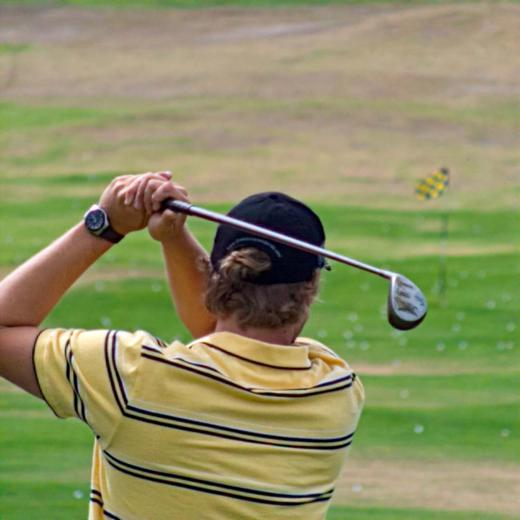
#> input picture Lytro/source_1/1.jpg, 520 x 520 px, found by its file name; its folder holds only this picture in this run
$ python pre_processing.py
#> lines starting #> are read from the running program, lines starting #| are printed output that depends on the picture
# -*- coding: utf-8 -*-
"""
@Author  : Morvan Li
@FileName: pre_processing.py
@Software: PyCharm
@Time    : 8/2/23 11:14 AM
"""

import os
from shutil import copy, rmtree

import cv2
import numpy as np
from PIL import Image
import shutil

def list_files_in_directory(directory):
    mk_file(directory + 'source1')
    mk_file(directory + 'source2')
    for root, dirs, files in os.walk(directory):
        for file in files:
            file_path = os.path.join(root, file)
            if 'A' in file_path.split('/')[-1]:
                shutil.move(file_path, directory + 'source1')
            else:
                shutil.move(file_path, directory + 'source2')


# 　first
def first():
    for num in range(1, 21):
        I_under = Image.open(f"/home/synsense-1/LIBO/MFIF-PADCDTNP/Lytro/source_1/{num}.jpg")
        Y_under, _, _ = I_under.convert("YCbCr").split()
        Y_under.save(f"./Test_far/{num}.jpg")

        I_over = Image.open(f"/home/synsense-1/LIBO/MFIF-PADCDTNP/Lytro/source_2/{num}.jpg")
        Y_over, _, _ = I_over.convert("YCbCr").split()
        Y_over.save(f"Test_near/{num}.jpg")


def mk_file(file_path: str):
    if os.path.exists(file_path):
        # 如果文件夹存在，则先删除原文件夹在重新创建
        rmtree(file_path)
    os.makedirs(file_path)


def rgb_to_ycbcr(img_rgb):
    R = img_rgb[:, :, 0]
    G = img_rgb[:, :, 1]
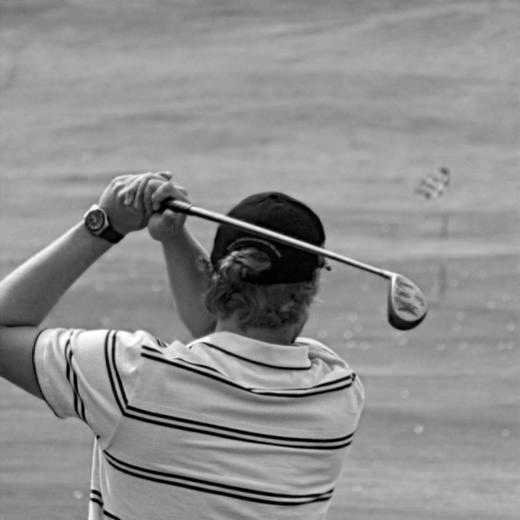
#> G: shape (520, 520) float64; min 0, max 255, mean 142.1
    B = img_rgb[:, :, 2]
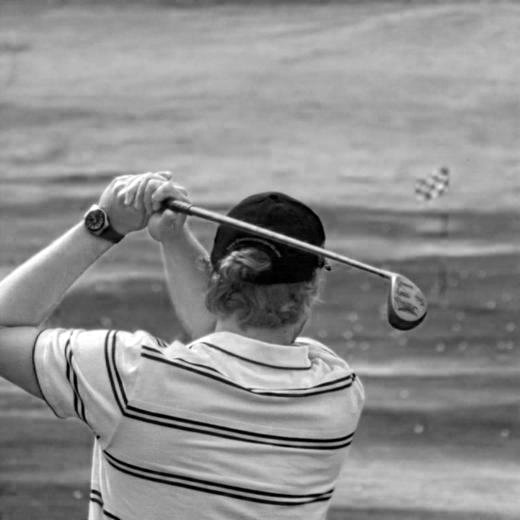
#> B: shape (520, 520) float64; min 0, max 255, mean 141

    Y = 0.257 * R + 0.504 * G + 0.098 * B + 16
    Cb = -0.148 * R - 0.291 * G + 0.439 * B + 128
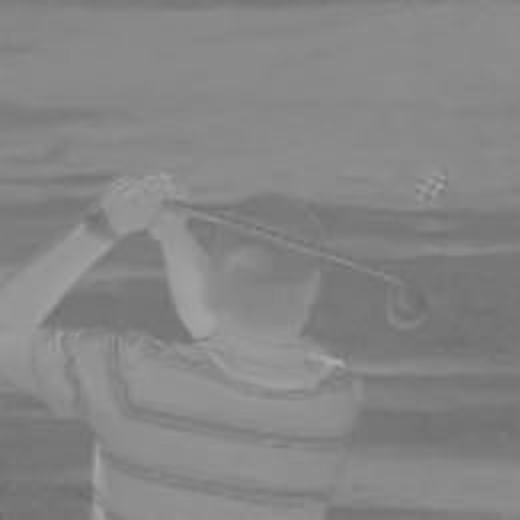
#> Cb: shape (520, 520) float64; min 106.1, max 171.1, mean 133.9
    Cr = 0.439 * R - 0.368 * G - 0.071 * B + 128
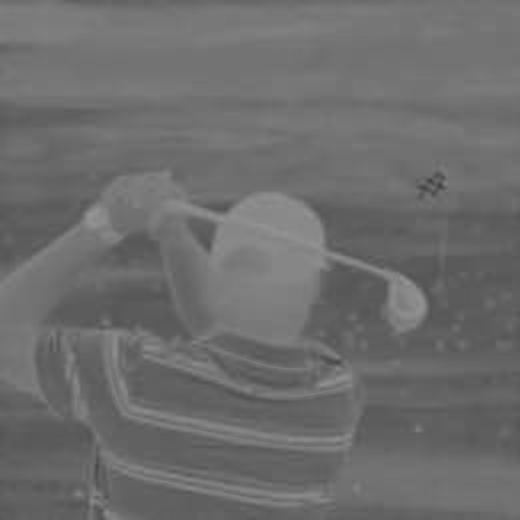
#> Cr: shape (520, 520) float64; min 63.21, max 149.9, mean 109.1

    return Y, Cb, Cr


def ycbcr_to_rgb(img_ycbcr):
    Y = img_ycbcr[:, :, 0]
    Cb = img_ycbcr[:, :, 1]
    Cr = img_ycbcr[:, :, 2]

    R = 1.164 * (Y - 16) + 1.596 * (Cr - 128)
    G = 1.164 * (Y - 16) - 0.392 * (Cb - 128) - 0.813 * (Cr - 128)
    B = 1.164 * (Y - 16) + 2.017 * (Cb - 128)

    image_rgb = np.stack([R, G, B], axis=-1)
    return image_rgb


def last():
    mk_file('./result/SDNet-Lytro/')
    for i in range(1, 21):
        I_result = cv2.imread(f'./result/epoch19/{i}.jpg', cv2.IMREAD_GRAYSCALE).astype(np.double)
        I_init_under = cv2.imread(f'/home/synsense-1/LIBO/MFIF-PADCDTNP/Lytro/source_1/{i}.jpg').astype(np.double)
        I_init_over = cv2.imread(f'/home/synsense-1/LIBO/MFIF-PADCDTNP/Lytro/source_2/{i}.jpg').astype(np.double)

        Y1, Cb1, Cr1 = rgb_to_ycbcr(I_init_under)
        Y2, Cb2, Cr2 = rgb_to_ycbcr(I_init_over)

        H, W = Cb1.shape
#> H = 520; W = 520
        Cb = np.ones([H, W])
        Cr = np.ones([H, W])
        for k in range(H):
            for n in range(W):
                if abs(Cb1[k, n] - 128) == 0 and abs(Cb2[k, n] - 128) == 0:
                    Cb[k, n] = 128
                else:
                    middle_1 = Cb1[k, n] * abs(Cb1[k, n] - 128) + Cb2[k, n] * abs(Cb2[k, n] - 128)
                    middle_2 = abs(Cb1[k, n] - 128) + abs(Cb2[k, n] - 128)
                    Cb[k, n] = middle_1 / middle_2

                if abs(Cr1[k, n] - 128) == 0 and abs(Cr2[k, n] - 128) == 0:
                    Cr[k, n] = 128
                else:
                    middle_3 = Cr1[k, n] * abs(Cr1[k, n] - 128) + Cr2[k, n] * abs(Cr2[k, n] - 128)
                    middle_4 = abs(Cr1[k, n] - 128) + abs(Cr2[k, n] - 128)
                    Cr[k, n] = middle_3 / middle_4

        I_final_YCbCr = np.stack([I_result, Cb, Cr], axis=-1)
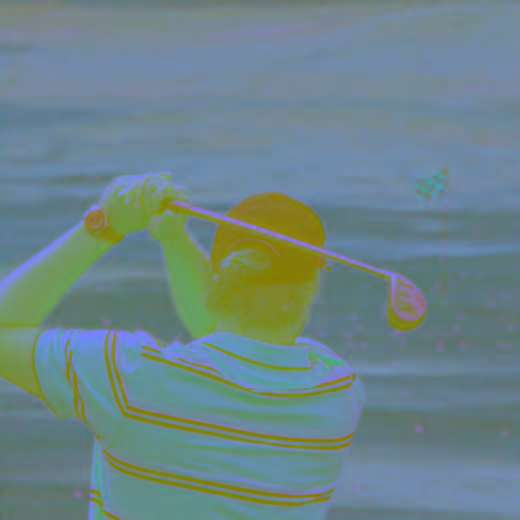
#> I_final_YCbCr: shape (520, 520, 3) float64; mean of channels 0, 1, 2 136.9, 133.9, 109.1; drawn as B, G, R
        I_final_RGB = ycbcr_to_rgb(I_final_YCbCr)
#> in ycbcr_to_rgb, `R = 1.164 * (Y - 16) + 1.596 * (Cr - 128)`:
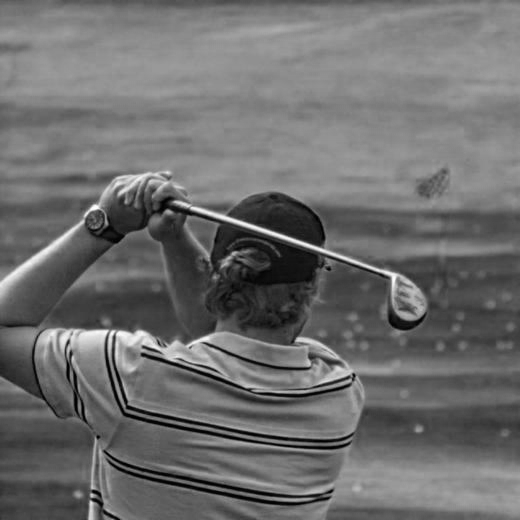
#> R: shape (520, 520) float64; min -22.74, max 285.8, mean 110.6; drawn with min black and max white
        I_final_RGB = np.clip(I_final_RGB, 0, 255).astype(np.uint8)
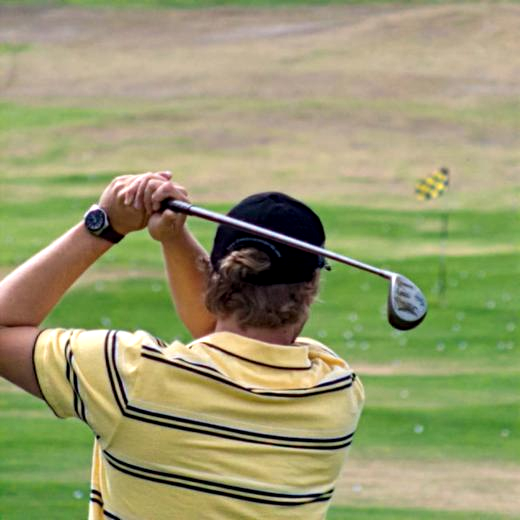
#> I_final_RGB: shape (520, 520, 3); mean of channels 0, 1, 2 110.2, 153.4, 152.1; drawn as B, G, R

        cv2.imwrite(f'./result/SDNet-Lytro/{i}.png', I_final_RGB)


if __name__ == '__main__':
    # list_files_in_directory('/home/synsense-1/LIBO/MFIF-PADCDTNP/Lytro')
    # first()
#> (the run stopped early here; a loop or call above may not have finished)
